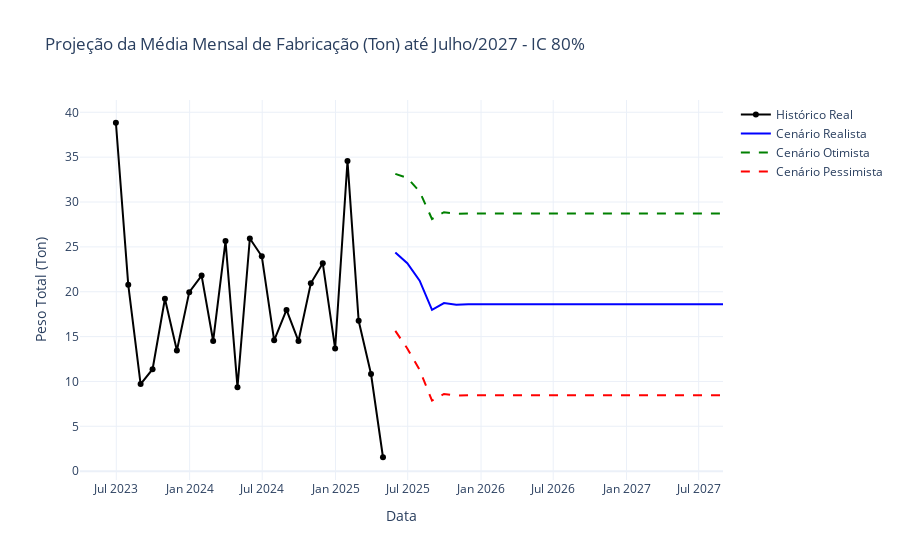

Source (notebook cell):
### Code cell
#plotando media mensal
fig_media = go.Figure()

# Série real
fig_media.add_trace(go.Scatter(
    x=serie_total.index,
    y=serie_total.values,
    mode='lines+markers',
    name='Histórico Real',
    line=dict(color='black', width=2)
))

# Previsões
fig_media.add_trace(go.Scatter(
    x=datas_futuras,
    y=previsao_soma_realista,
    mode='lines',
    name='Cenário Realista',
    line=dict(color='blue')
))
fig_media.add_trace(go.Scatter(
    x=datas_futuras,
    y=soma_otimista,
    mode='lines',
    name='Cenário Otimista',
    line=dict(color='green', dash='dash')
))
fig_media.add_trace(go.Scatter(
    x=datas_futuras,
    y=soma_pessimista,
    mode='lines',
    name='Cenário Pessimista',
    line=dict(color='red', dash='dash')
))

fig_media.update_layout(
    title='Projeção da Média Mensal de Fabricação (Ton) até Julho/2027 - IC 80%',
    xaxis_title='Data',
    yaxis_title='Peso Total (Ton)',
    template='plotly_white'
)

fig_media.show()
